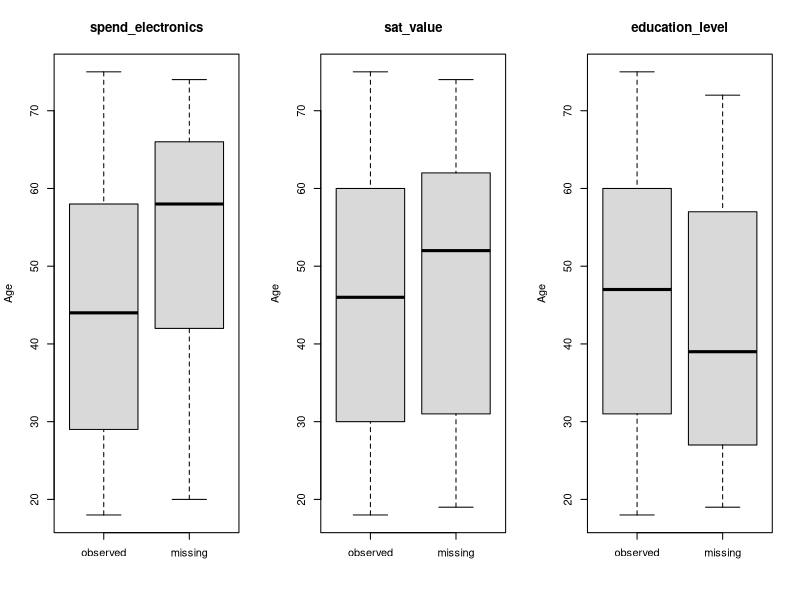
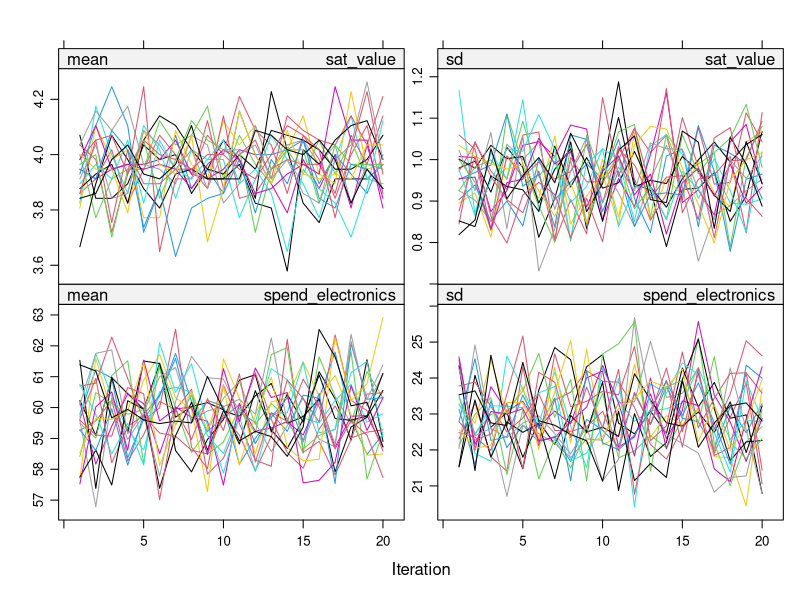
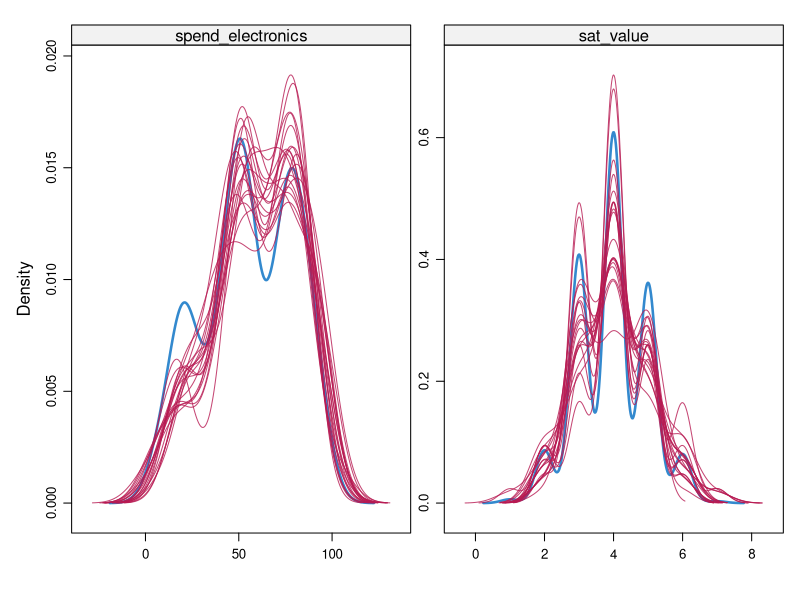
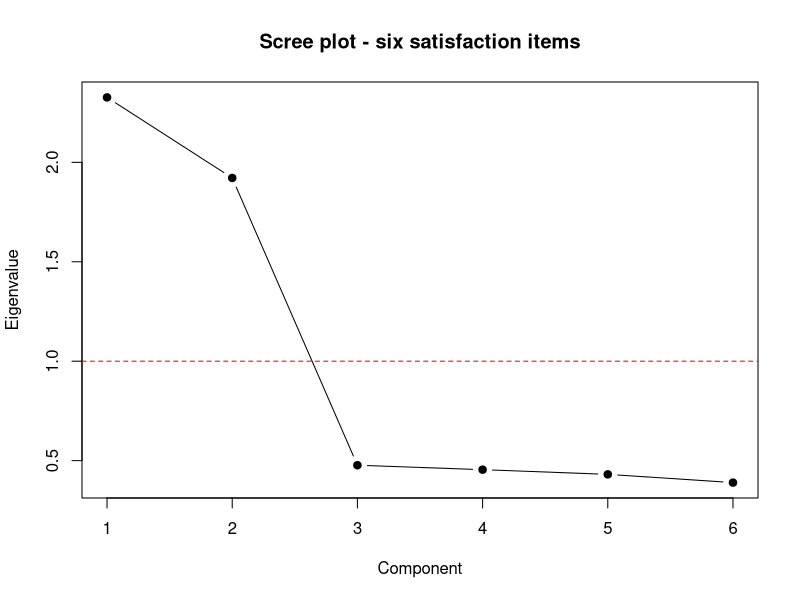

These figures' R source, in order: (Note: this script raises an error after producing the figures.)
##  Sections
##    0. Library
##    1. Task 1 - Missing values and multiple imputation
##    2. Task 2 - PCA, factor analysis, canonical correlation
##    3. Task 3 - Region x channel (CA) and clustering
##    4. Task 4 - What drives annual spend?
##    5. Task 5 - Who upgrades to premium? (logit / probit)
##    6. Task 6 - Retention program (survival analysis)



## 0. Setup

library(mice)
library(survival)
library(cluster)
library(ca)
library(pROC)
library(splines)

data <- read.csv("data/project_data_Y0PV0T.csv", stringsAsFactors = TRUE)

# education is an ordered variable: high school < bachelor < graduate
data$education_level <- factor(data$education_level, ordered = TRUE,
                               levels = c("high_school", "bachelor", "graduate"))
str(data)
nrow(data)            # 560 customers

# the six satisfaction items (1-7 scale)
sat_items <- c("sat_price", "sat_value", "sat_promotions",
               "sat_staff", "sat_store", "sat_checkout")


##  1. TASK 1 - Missing values
##  1a. How much is missing?

n_miss   <- colSums(is.na(data))
pct_miss <- round(100 * n_miss / nrow(data), 1)
miss_table <- data.frame(n_missing = n_miss, pct_missing = pct_miss)
miss_table[miss_table$n_missing > 0, ]
# education_level 66 (11.8 %), sat_value 57 (10.2 %), spend_electronics 70 (12.5 %)
# all the other variables are complete

sum(complete.cases(data))     # 384 complete rows out of 560 (69 %)

# missing data pattern (1 = observed, 0 = missing)
md.pattern(data[, c("education_level", "sat_value", "spend_electronics")],
           plot = FALSE)

## ---- 1b. Is missingness related to the observed variables? 

# For each incomplete variable, compare customers with a missing value
# and customers with an observed value:
#   - numeric variables     -> t-test on the mean
#   - categorical variables -> chi-square test of independence
# If something is significant, MCAR is not plausible.

incomplete <- c("education_level", "sat_value", "spend_electronics")
num_vars   <- c("age", "spend_grocery", "annual_spend", "sat_price", "sat_staff")
cat_vars   <- c("gender", "region", "preferred_channel", "loyalty_program")

miss_tests <- data.frame()

for (v in incomplete) {
  is_miss <- is.na(data[[v]])

  for (x in num_vars) {
    m_miss <- mean(data[[x]][is_miss])
    m_obs  <- mean(data[[x]][!is_miss])
    p <- t.test(data[[x]] ~ is_miss)$p.value
    new_row <- data.frame(incomplete_var = v, compared_with = x,
                          mean_if_missing = round(m_miss, 1),
                          mean_if_observed = round(m_obs, 1),
                          test = "t-test", p_value = round(p, 4))
    miss_tests <- rbind(miss_tests, new_row)
  }

  for (x in cat_vars) {
    p <- chisq.test(table(data[[x]], is_miss))$p.value
    new_row <- data.frame(incomplete_var = v, compared_with = x,
                          mean_if_missing = NA, mean_if_observed = NA,
                          test = "chi-square", p_value = round(p, 4))
    miss_tests <- rbind(miss_tests, new_row)
  }
}
miss_tests
# spend_electronics: missing much more often for OLDER customers
#                    (mean age 53.6 vs 44.4, p < 0.001)
# education_level  : missing much more often in the WEST (p < 0.001)
# sat_value        : no test significant -> MCAR plausible

# Same question with one model per variable: logistic regression of the
# missingness indicator (1 = missing) on all the observed variables
for (v in incomplete) {
  data$miss_ind <- as.numeric(is.na(data[[v]]))
  m <- glm(miss_ind ~ age + gender + region + spend_grocery + annual_spend +
             sat_price + sat_staff + loyalty_program,
           data = data, family = binomial)
  print(v)
  print(round(summary(m)$coefficients, 3))
}
data$miss_ind <- NULL
# education_level  : regionWest significant (p < 0.001), age borderline (p = 0.044)
# sat_value        : nothing significant
# spend_electronics: age significant (p < 0.001)

# share of missing spend_electronics by age group
round(tapply(is.na(data$spend_electronics), cut(data$age, c(17, 35, 50, 65, 75)), mean), 3)
# 0.057 (18-35)  0.111  0.170  0.222 (65-75)

# share of missing education by region
round(tapply(is.na(data$education_level), data$region, mean), 3)
# East 0.079  North 0.063  South 0.087  West 0.281

# Figure: age of customers with / without a value
par(mfrow = c(1, 3))
boxplot(data$age ~ is.na(data$spend_electronics), names = c("observed", "missing"),
        main = "spend_electronics", ylab = "Age", xlab = "", col = "grey85")
boxplot(data$age ~ is.na(data$sat_value), names = c("observed", "missing"),
        main = "sat_value", ylab = "Age", xlab = "", col = "grey85")
boxplot(data$age ~ is.na(data$education_level), names = c("observed", "missing"),
        main = "education_level", ylab = "Age", xlab = "", col = "grey85")
par(mfrow = c(1, 1))


## 1c. Multiple imputation with mice

# One method per incomplete variable, chosen from its type:
#   education_level  : ordered factor   -> "polr" (proportional odds model)
#   sat_value        : rating 1-7       -> "pmm"  (only imputes values that exist)
#   spend_electronics: skewed, >= 0     -> "pmm"
meth <- make.method(data)
meth["education_level"]   <- "polr"
meth["sat_value"]         <- "pmm"
meth["spend_electronics"] <- "pmm"
meth[meth != ""]

# all variables are predictors, except the identifier
pred <- make.predictorMatrix(data)
pred[, "customer_id"] <- 0

imp <- mice(data, m = 20, maxit = 20, method = meth, predictorMatrix = pred,
            seed = 2026, printFlag = FALSE)
imp$loggedEvents          # NULL = no problem

# Convergence check: the 20 chains should mix, with no trend
print(plot(imp, c("sat_value", "spend_electronics"), layout = c(2, 2)))

# Observed (blue) vs imputed (red) densities
print(densityplot(imp, ~ spend_electronics + sat_value))

# imp$imp$education_level has one row per missing customer and one column
# per imputed data set: we compare the shares of the imputed values with
# the observed shares
edu_imputed <- unlist(imp$imp$education_level)
round(prop.table(table(data$education_level)), 3)   # observed: 0.298 0.431 0.271
round(prop.table(table(edu_imputed)), 3)            # imputed : 0.289 0.442 0.269


## ---- 1d. Mean of spend_electronics: complete cases vs multiple imputation ----****))))

# (a) complete cases
x_obs   <- data$spend_electronics[!is.na(data$spend_electronics)]
cc_mean <- mean(x_obs)
cc_se   <- sd(x_obs) / sqrt(length(x_obs))
cc_mean                                             # 55.34
c(cc_mean - 1.96 * cc_se, cc_mean + 1.96 * cc_se)   # 95% CI: 53.18 - 57.51

# (b) multiple imputation, pooled with Rubin's rules -- first by hand ...
m <- 20
means <- numeric(m)
vars  <- numeric(m)
for (i in 1:m) {
  di <- complete(imp, i)
  means[i] <- mean(di$spend_electronics)
  vars[i]  <- var(di$spend_electronics) / nrow(di)    # squared standard error
}
Q_bar <- mean(means)              # pooled estimate
U_bar <- mean(vars)               # within-imputation variance
B     <- var(means)               # between-imputation variance
T_var <- U_bar + (1 + 1 / m) * B  # total variance
Q_bar                             # 55.90
sqrt(T_var)                       # se = 1.037

# ... then with mice: same estimate and standard error
mi_fit  <- with(imp, lm(spend_electronics ~ 1))
summary(pool(mi_fit), conf.int = TRUE)
# estimate 55.90, 95% CI 53.87 - 57.94

# mean of the imputed values only
mean(as.matrix(imp$imp$spend_electronics))          # 59.81

# why are the imputed values higher? electronics spend is not related to age
# but it is the mirror image of grocery spend, and the customers with a
# missing value spend a bit less on groceries
cor(data$age, data$spend_electronics, use = "complete.obs")            # 0.003
cor(data$spend_grocery, data$spend_electronics, use = "complete.obs")  # -0.893


## 2. TASK 2 - What does "satisfaction" mean? 


# Exploratory methods -> we use the FIRST completed data set
d1 <- complete(imp, 1)
X  <- d1[, sat_items]

## ---- 2a. PCA on the six satisfaction items 

R <- cor(X)
round(R, 2)
# two blocks: price / value / promotions (0.52-0.59)
#             staff / store / checkout   (0.54-0.56)
# correlations between the blocks are below 0.16

# PCA by hand: eigen decomposition of the correlation matrix 
eig <- eigen(R, symmetric = TRUE)
lambda <- eig$values

#  and with prcomp (scaled data): the eigenvalues are the same
pca <- prcomp(X, scale. = TRUE)
max(abs(lambda - pca$sdev^2))     # about 1e-15

var_tab <- data.frame(component  = 1:6,
                      eigenvalue = round(lambda, 3),
                      pct_var    = round(100 * lambda / sum(lambda), 1),
                      cum_pct    = round(100 * cumsum(lambda) / sum(lambda), 1))
var_tab
# eigenvalues 2.33 and 1.92, then all about 0.4-0.5
# the first two components explain 70.8 % of the variance

sum(lambda > 1)                   # Kaiser rule: keep at least  2 components
round(pca$rotation[, 1:2], 3)
# PC1: all loadings of the same sign (general satisfaction level)
# PC2: price items (+) against service items (-)

plot(lambda, type = "b", pch = 19, xlab = "Component", ylab = "Eigenvalue",
     main = "Scree plot - six satisfaction items")
abline(h = 1, lty = 2, col = "red")


## 2b. Factor analysis: 2 factors, varimax rotation 

fa <- factanal(X, factors = 2, rotation = "varimax", scores = "regression")
print(fa, cutoff = 0.3)
# test "2 factors are sufficient": chi2 = 2.14, df = 4, p = 0.71 -> not rejected
# Factor 1: price 0.80, value 0.71, promotions 0.74  -> "Price & Value"
# Factor 2: staff 0.76, store 0.73, checkout 0.74    -> "Store Experience"


## ---- 2c. Factor scores 

# We write the formula ourselves so we can apply the same rule (loadings and
# correlation matrix of data set 1) to each of the 20 imputed data sets
# in Tasks 4 and 5.
mean_X <- colMeans(X)
sd_X   <- apply(X, 2, sd)

make_scores <- function(dat) {
  Z <- scale(dat[, sat_items], center = mean_X, scale = sd_X)
  S <- Z %*% solve(R) %*% L
  data.frame(f_price = S[, price_col], f_service = S[, serv_col])
}

sc1 <- make_scores(d1)
# check: our formula gives exactly the factanal scores
cor(sc1$f_price, fa$scores[, price_col])     # 1
d1$f_price   <- sc1$f_price
d1$f_service <- sc1$f_service


## 2d. Canonical correlation: satisfaction items vs spending 

Y  <- d1[, c("spend_grocery", "spend_electronics", "annual_spend")]
cc <- cancor(scale(X), scale(Y))
round(cc$cor, 3)        # 0.503 0.166 0.039

# Bartlett's sequential test: row k tests "correlations k, k+1, ... are all 0"
n <- nrow(X); p <- ncol(X); q <- ncol(Y)
r <- length(cc$cor)
bartlett <- data.frame()
for (k in 1:r) {
  wilks <- prod(1 - cc$cor[k:r]^2)
  chi2  <- -(n - 1 - (p + q + 1) / 2) * log(wilks)
  df    <- (p - k + 1) * (q - k + 1)
  bartlett <- rbind(bartlett, data.frame(from = k, chi2 = round(chi2, 2), df = df,
                                         p_value = signif(1 - pchisq(chi2, df), 3)))
}
bartlett
# all 3 = 0 : chi2 = 177.95, df = 18, p < 0.001 -> rejected
# 2 and 3   : chi2 = 16.33,  df = 10, p = 0.09  -> not rejected
# -> only the first canonical correlation (0.50) is significant

# canonical variates and structure correlations (read them like loadings)
U <- scale(X) %*% cc$xcoef[, 1]
V <- scale(Y) %*% cc$ycoef[, 1]
round(cor(X, U), 3)     # price 0.91, value 0.74, promotions 0.82, service items ~ 0
round(cor(Y, V), 3)     # annual_spend 0.98, grocery 0.14, electronics -0.14
# -> satisfaction with prices goes with a higher ANNUAL spend

plot(U, V, pch = 19, col = rgb(0, 0, 0, 0.3),
     xlab = "Satisfaction variate U1", ylab = "Spending variate V1",
     main = paste("First canonical pair, r =", round(cc$cor[1], 2)))



## 3. TASK 3 - Channels and customer segments
##  3a. Region x preferred channel 

# region and channel have no missing values: we use the original data
tab <- table(data$region, data$preferred_channel)
tab
round(100 * prop.table(tab, 1), 1)       # row percentages
# West: 36.0 % Catalog (about 20 % elsewhere)
# East: 32.4 % Mobile App, North: 30.4 % Online

chi <- chisq.test(tab)
chi                                      # chi2 = 18.35, df = 9, p = 0.031

cramer_v <- sqrt(chi$statistic / (sum(tab) * (min(dim(tab)) - 1)))
cramer_v                                 # 0.105 -> weak association

# standardised residuals (|value| > 2 = cell that departs from independence)
round(chi$stdres, 2)
# West-Catalog +3.26, East-Mobile App +2.19, North-Online +2.04


##  3b. Correspondence analysis 

# CA by hand: SVD of the matrix of standardised residuals
P_mat <- tab / sum(tab)                  # relative frequencies
r_mass <- rowSums(P_mat)                 # row masses
c_mass <- colSums(P_mat)                 # column masses
S_res <- diag(1 / sqrt(r_mass)) %*% (P_mat - r_mass %*% t(c_mass)) %*% diag(1 / sqrt(c_mass))
inertias <- svd(S_res)$d^2
round(inertias, 6)                       # 0.021036 0.011733 (third ~ 0)
sum(inertias)                            # total inertia 0.0328 ...
chi$statistic / sum(tab)                 # ... = chi2 / n

# ... and with the ca package (same inertias, plus contributions)
ca_res <- ca(tab)
summary(ca_res)
# dimension 1 (64.2 %): West and Catalog against North and Online
# dimension 2 (35.8 %): East and Mobile App

plot(ca_res, main = "Correspondence analysis: region x channel")


## 3c. Clustering on grocery and electronics spend 

# completed data set 1, both variables standardised so they count equally
S <- scale(d1[, c("spend_grocery", "spend_electronics")])

# (a) Ward hierarchical clustering
hc <- hclust(dist(S), method = "ward.D2")
plot(hc, labels = FALSE, main = "Ward hierarchical clustering", xlab = "", sub = "")
rect.hclust(hc, k = 3, border = "red")

# (b) k-means for k = 1..8: elbow (within SS) and average silhouette
set.seed(2026)
wss <- numeric(8)
sil <- numeric(8)
for (k in 1:8) {
  km_k <- kmeans(S, centers = k, nstart = 25)
  wss[k] <- km_k$tot.withinss
  if (k > 1) {
    sil[k] <- mean(silhouette(km_k$cluster, dist(S))[, 3])
  }
}
data.frame(k = 1:8, within_SS = round(wss, 1), avg_silhouette = round(sil, 3))
# within SS: 1118, 355, 120, 102, ... -> elbow at k = 3
# silhouette is highest at k = 3 (0.654)

sil_hc <- numeric(8)
for (k in 2:8) {
  sil_hc[k] <- mean(silhouette(cutree(hc, k), dist(S))[, 3])
}
round(sil_hc[2:8], 3)     # Ward: also highest at k = 3 (0.652)

par(mfrow = c(1, 2))
plot(1:8, wss, type = "b", pch = 19, xlab = "Number of clusters k",
     ylab = "Total within sum of squares", main = "Elbow (k-means)")
plot(2:8, sil[2:8], type = "b", pch = 19, xlab = "Number of clusters k",
     ylab = "Average silhouette width", main = "Silhouette",
     ylim = range(c(sil[2:8], sil_hc[2:8])))
lines(2:8, sil_hc[2:8], type = "b", pch = 17, col = "red")
legend("topright", c("k-means", "Ward"), col = c("black", "red"), pch = c(19, 17))
par(mfrow = c(1, 1))

# Final choice: k = 3 (elbow + highest silhouette for both methods)
K <- 3
set.seed(2026)
km <- kmeans(S, centers = K, nstart = 25)
hc_cl <- cutree(hc, K)
table(kmeans = km$cluster, hierarchical = hc_cl)   # only 2 customers differ

# Adjusted Rand index (1 = identical partitions), same function as in the course
ari <- function(a, b) {
  tab <- table(a, b)
  n   <- sum(tab)
  s   <- sum(choose(tab, 2))
  sa  <- sum(choose(rowSums(tab), 2))
  sb  <- sum(choose(colSums(tab), 2))
  e   <- sa * sb / choose(n, 2)
  (s - e) / ((sa + sb) / 2 - e)
}
ari(km$cluster, hc_cl)    # 0.989 -> the two methods agree


## 3d. Profile of the segments 

d1$cluster <- km$cluster
profile <- aggregate(cbind(spend_grocery, spend_electronics, annual_spend, age,
                           f_price, f_service, premium_upgrade) ~ cluster,
                     data = d1, FUN = mean)
profile$size <- as.vector(table(d1$cluster))
round(profile, 2)

# Names read from the cluster centres printed above:
#   cluster 1: grocery 80, electronics 20 (115 customers) -> Grocery Loyalists
#   cluster 2: grocery 19, electronics 80 (219 customers) -> Tech Enthusiasts
#   cluster 3: about 50 EUR on each       (226 customers) -> Balanced Shoppers
seg_name <- c("Grocery Loyalists", "Tech Enthusiasts", "Balanced Shoppers")
d1$segment <- factor(seg_name[d1$cluster],
                     levels = c("Balanced Shoppers", "Grocery Loyalists", "Tech Enthusiasts"))
table(d1$segment, d1$preferred_channel)

cols <- c("grey50", "darkgreen", "steelblue")
plot(d1$spend_grocery, d1$spend_electronics, col = cols[d1$segment], pch = 19,
     xlab = "Monthly grocery spend (EUR)", ylab = "Monthly electronics spend (EUR)",
     main = "Customer segments (k-means, k = 3)")
legend("topright", levels(d1$segment), col = cols, pch = 19, bty = "n")


# Data sets for Tasks 4 and 5: for each of the 20 imputed data sets we add
# the factor scores (recomputed with the imputed sat_value) and the segment
# (from data set 1). Models are then fitted on each data set and pooled.
data_list <- list()
for (i in 1:20) {
  di <- complete(imp, i)
  sc <- make_scores(di)
  di$f_price   <- sc$f_price
  di$f_service <- sc$f_service
  di$segment   <- d1$segment
  di$education <- factor(di$education_level, ordered = FALSE,
                         levels = c("high_school", "bachelor", "graduate"))
  data_list[[i]] <- di
}

## 4. TASK 4 - What drives annual spend ?

## 4a. Linear effect of age

# age and annual_spend are complete: ordinary lm on the original data
m_lin <- lm(annual_spend ~ age, data = data)
summary(m_lin)
# annual_spend = 579 + 2.95 * age, R2 = 0.13


##4b. Non-linear effect of age 

m_quad <- lm(annual_spend ~ age + I(age^2), data = data)
m_ns   <- lm(annual_spend ~ ns(age, df = 3), data = data)

par(mfrow = c(1, 2))
plot(data$age, residuals(m_lin), pch = 19, col = rgb(0, 0, 0, 0.3),
     xlab = "Age", ylab = "Residual (EUR)", main = "Residuals of linear model")
abline(h = 0, col = "red")
lines(lowess(data$age, residuals(m_lin)), col = "blue", lwd = 2)
plot(data$age, data$annual_spend, pch = 19, col = rgb(0, 0, 0, 0.3),
     xlab = "Age", ylab = "Annual spend (EUR)", main = "Fitted age effects")
age_grid <- data.frame(age = 18:75)
lines(age_grid$age, predict(m_lin, age_grid), col = "red", lwd = 2)
lines(age_grid$age, predict(m_quad, age_grid), col = "darkgreen", lwd = 2)
lines(age_grid$age, predict(m_ns, age_grid), col = "blue", lwd = 2, lty = 2)
legend("bottomleft", c("linear", "quadratic", "spline df=3"),
       col = c("red", "darkgreen", "blue"), lty = c(1, 1, 2), lwd = 2, bty = "n")
par(mfrow = c(1, 1))
# the residuals have an inverted-U shape: the linear model is not adequate
# partial F-tests (nested models) and AIC
anova(m_lin, m_quad)        # F = 51.8, p < 0.001
anova(m_lin, m_ns)          # F = 25.4, p < 0.001
AIC(m_lin, m_quad, m_ns)    # 7013 / 6966 / 6968 -> keep the quadratic model
summary(m_quad)$coefficients

b <- coef(m_quad)
-b[2] / (2 * b[3])          # peak age 54.7 (quadratic)

p_ns <- predict(m_ns, age_grid)
age_grid$age[which.max(p_ns)]    # peak age 55 (spline) ...
max(p_ns)                        # ... with a predicted spend of 774 EUR

predict(m_quad, data.frame(age = c(20, 45, 70)))   # 575.8  754.8  732.6


## ---- 4c. Full model, pooled over the 20 imputed data sets ----

fits_full  <- list()
fits_noseg <- list()
fits_nosat <- list()
fits_age   <- list()
for (i in 1:20) {
  di <- data_list[[i]]
  fits_full[[i]]  <- lm(annual_spend ~ age + I(age^2) + f_price + f_service + segment, data = di)
  fits_noseg[[i]] <- lm(annual_spend ~ age + I(age^2) + f_price + f_service, data = di)
  fits_nosat[[i]] <- lm(annual_spend ~ age + I(age^2) + segment, data = di)
  fits_age[[i]]   <- lm(annual_spend ~ age + I(age^2), data = di)
}
# as.mira() turns our list of models into an object that pool() accepts
fits_full  <- as.mira(fits_full)
fits_noseg <- as.mira(fits_noseg)
fits_nosat <- as.mira(fits_nosat)
fits_age   <- as.mira(fits_age)

pool_full <- pool(fits_full)
summary(pool_full, conf.int = TRUE)
# f_price                 +68.1 EUR per SD  (p < 0.001)
# f_service                -1.4 EUR         (p = 0.75, no effect)
# Grocery Loyalists       +56.8 EUR vs Balanced Shoppers
# Tech Enthusiasts        -56.5 EUR vs Balanced Shoppers

pool.r.squared(fits_full)     # R2 = 0.52
pool.r.squared(fits_age)      # R2 = 0.20 with age and age^2 only

# pooled Wald tests: do the segments matter? do the satisfaction scores matter?
D1(fits_full, fits_noseg)     # segments    : F = 56,  p < 0.001
D1(fits_full, fits_nosat)     # satisfaction: F = 113, p < 0.001

est <- pool_full$pooled$estimate
-est[2] / (2 * est[3])        # peak age still 54.7


## ---- 5. TASK 5 - Who upgrades to premium?
## ---- 5a. Logit and probit, pooled over the 20 imputed data sets ----

mean(data$premium_upgrade)    # 35.7 % upgraded

fits_logit  <- list()
fits_probit <- list()
for (i in 1:20) {
  di <- data_list[[i]]
  fits_logit[[i]]  <- glm(premium_upgrade ~ education + spend_grocery + f_price + f_service,
                          data = di, family = binomial(link = "logit"))
  fits_probit[[i]] <- glm(premium_upgrade ~ education + spend_grocery + f_price + f_service,
                          data = di, family = binomial(link = "probit"))
}
pool_logit  <- pool(as.mira(fits_logit))
pool_probit <- pool(as.mira(fits_probit))

# logit - odds ratios
summary(pool_logit, conf.int = TRUE, exponentiate = TRUE)
# bachelor 1.86, graduate 2.81 (vs high school)
# grocery spend 1.024 per EUR, f_price 0.88 (n.s.), f_service 2.99

b_logit <- pool_logit$pooled$estimate
exp(10 * b_logit[4])          # odds ratio 1.272 for +10 EUR grocery spend

# probit - coefficients (same signs and significance)
summary(pool_probit, conf.int = TRUE)

# logit coefficients are about 1.6-1.8 times the probit ones
b_probit <- pool_probit$pooled$estimate
compare <- data.frame(term   = pool_logit$pooled$term,
                      logit  = round(b_logit, 3),
                      probit = round(b_probit, 3),
                      ratio  = round(b_logit / b_probit, 2))
compare                       # ratios between 1.63 and 1.76


## ---- 5b. Predicted probabilities ----

# average of the fitted probabilities over the 20 data sets
p_logit  <- rep(0, nrow(data))
p_probit <- rep(0, nrow(data))
for (i in 1:20) {
  p_logit  <- p_logit  + fitted(fits_logit[[i]])  / 20
  p_probit <- p_probit + fitted(fits_probit[[i]]) / 20
}
cor(p_logit, p_probit)            # 0.9996
max(abs(p_logit - p_probit))      # 0.015 -> the link does not matter

plot(p_logit, p_probit, pch = 19, col = rgb(0, 0, 0, 0.3),
     xlab = "P(upgrade) - logit", ylab = "P(upgrade) - probit",
     main = "Logit vs probit predictions")
abline(0, 1, col = "red")


## ---- 5c. ROC curve, AUC and threshold ----

roc_logit  <- roc(data$premium_upgrade, p_logit, quiet = TRUE)
roc_probit <- roc(data$premium_upgrade, p_probit, quiet = TRUE)
auc(roc_logit)                    # 0.769
ci.auc(roc_logit)                 # 95% CI 0.728 - 0.810
auc(roc_probit)                   # 0.769 (same)

# Youden threshold: maximises sensitivity + specificity
best <- coords(roc_logit, "best", best.method = "youden",
               ret = c("threshold", "sensitivity", "specificity"))
best                              # threshold 0.311, sens. 0.775, spec. 0.625
thr <- best$threshold[1]

plot(roc_logit, main = paste("ROC curve - AUC =", round(auc(roc_logit), 3)),
     legacy.axes = TRUE)
points(best$specificity[1], best$sensitivity[1], pch = 19, col = "red")

# confusion matrices at 0.5 and at the Youden threshold
y <- data$premium_upgrade
for (t in c(0.5, thr)) {
  pred_class <- as.numeric(p_logit >= t)
  TP <- sum(pred_class == 1 & y == 1)
  TN <- sum(pred_class == 0 & y == 0)
  FP <- sum(pred_class == 1 & y == 0)
  FN <- sum(pred_class == 0 & y == 1)
  print(table(predicted = pred_class, actual = y))
  print(round(c(threshold   = t,
                accuracy    = (TP + TN) / length(y),
                sensitivity = TP / (TP + FN),
                specificity = TN / (TN + FP),
                precision   = TP / (TP + FP)), 3))
}
# threshold 0.5  : accuracy 0.736, sensitivity 0.475, specificity 0.881
# threshold 0.311: accuracy 0.679, sensitivity 0.775, specificity 0.625


###############################################################################
## ---- 6. TASK 6 - Did the retention program work? ------------------------
###############################################################################

# all the variables used here are complete: no imputation needed

## ---- 6a. Raw numbers ----

table(loyalty = data$loyalty_program, churn = data$churn_event)
round(prop.table(table(data$loyalty_program, data$churn_event), 1), 3)
# churn_event = 1 for 53.9 % (not enrolled) and 35.5 % (enrolled)
# but this ignores censoring: the follow-up time is not the same for everybody

aggregate(months_observed ~ loyalty_program, data = data, FUN = mean)   # 6.6 / 7.6 months
table(loyalty = data$loyalty_program,
      censored_before_6 = data$churn_event == 0 & data$months_observed < 6)


## ---- 6b. Kaplan-Meier curves and log-rank test ----

km_fit <- survfit(Surv(months_observed, churn_event) ~ loyalty_program, data = data)
km_fit                                   # median 8.5 months (not enrolled), not reached (enrolled)
summary(km_fit, times = c(3, 6, 9, 11.8))
# still a customer at 6 months   : 64.1 % vs 77.7 %
# still a customer at 11.8 months: 33.5 % vs 56.4 %

plot(km_fit, col = c("red", "blue"), lwd = 2, conf.int = TRUE,
     xlab = "Months since start of observation", ylab = "Share still a customer",
     main = "Kaplan-Meier retention curves")
legend("bottomleft", c("Not enrolled", "Enrolled in program"),
       col = c("red", "blue"), lwd = 2, bty = "n")

survdiff(Surv(months_observed, churn_event) ~ loyalty_program, data = data)
# log-rank: chi2 = 21.3, df = 1, p < 0.001


## ---- 6c. Cox model and proportional hazards ----

cox <- coxph(Surv(months_observed, churn_event) ~ loyalty_program + age, data = data)
summary(cox)
# loyalty_program: HR = 0.545 (95% CI 0.42 - 0.70), p < 0.001
# age            : HR = 1.009 per year, p = 0.019

hr <- exp(coef(cox))
100 * (1 - hr[1])                        # enrolled customers leave at a rate 45.5 % lower
100 * (exp(10 * coef(cox)[2]) - 1)       # +9.7 % churn rate per 10 years of age

zph <- cox.zph(cox)
zph               # p = 0.15 (program), 0.52 (age), 0.31 (global)
                  # -> no evidence against proportional hazards

par(mfrow = c(1, 2))
plot(zph[1], main = "Schoenfeld residuals: loyalty_program")
abline(h = coef(cox)[1], col = "red", lty = 2)
plot(zph[2], main = "Schoenfeld residuals: age")
abline(h = coef(cox)[2], col = "red", lty = 2)
par(mfrow = c(1, 1))


## 6d. Discrete time: did the customer leave within 6 months? 

# Customers censored before month 6 are removed: we do not know whether
# they would have left before month 6 or not.
d6 <- data[!(data$churn_event == 0 & data$months_observed < 6), ]
d6$left6 <- as.numeric(d6$churn_event == 1 & d6$months_observed <= 6)
nrow(d6)                  # 463 customers kept (97 removed)
round(prop.table(table(d6$loyalty_program, d6$left6), 1), 3)

lg6 <- glm(left6 ~ loyalty_program + age, data = d6, family = binomial(link = "logit"))
pb6 <- glm(left6 ~ loyalty_program + age, data = d6, family = binomial(link = "probit"))
summary(lg6)$coefficients     # loyalty -0.677 (p = 0.001), age 0.0133 (p = 0.034)
summary(pb6)$coefficients     # loyalty -0.413 (p < 0.001), age 0.0081 (p = 0.032)

# odds ratios (logit)
round(exp(cbind(OR = coef(lg6), confint.default(lg6))), 3)   # program: OR = 0.51 (0.34 - 0.76)
round(coef(lg6) / coef(pb6), 2)                               # ratio logit / probit: about 1.64

# predicted probability of leaving within 6 months at the mean age
# (not enrolled / enrolled)
nd <- data.frame(loyalty_program = c(0, 1), age = mean(d6$age))
predict(lg6, nd, type = "response")       # logit : 0.381  0.238
predict(pb6, nd, type = "response")       # probit: 0.382  0.238
1 - summary(km_fit, times = 6)$surv       # Kaplan-Meier: 0.359  0.223
